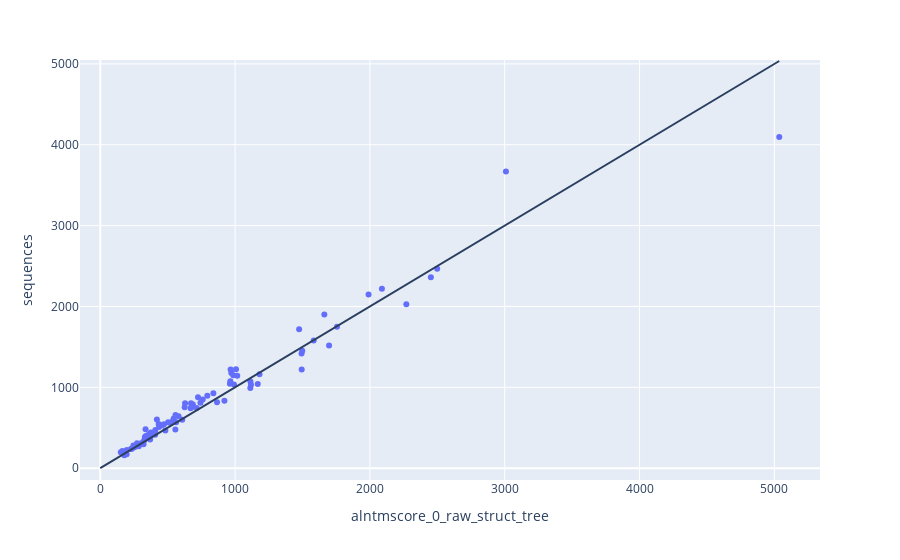
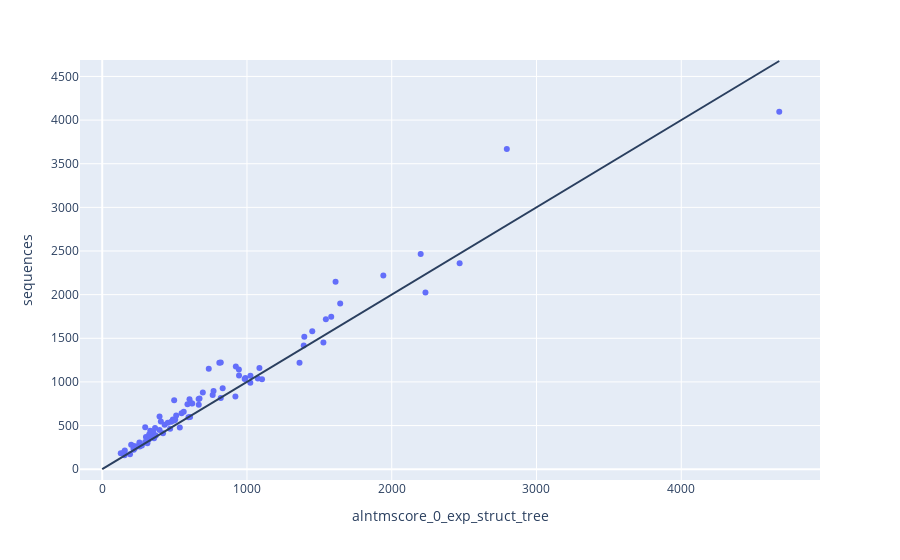
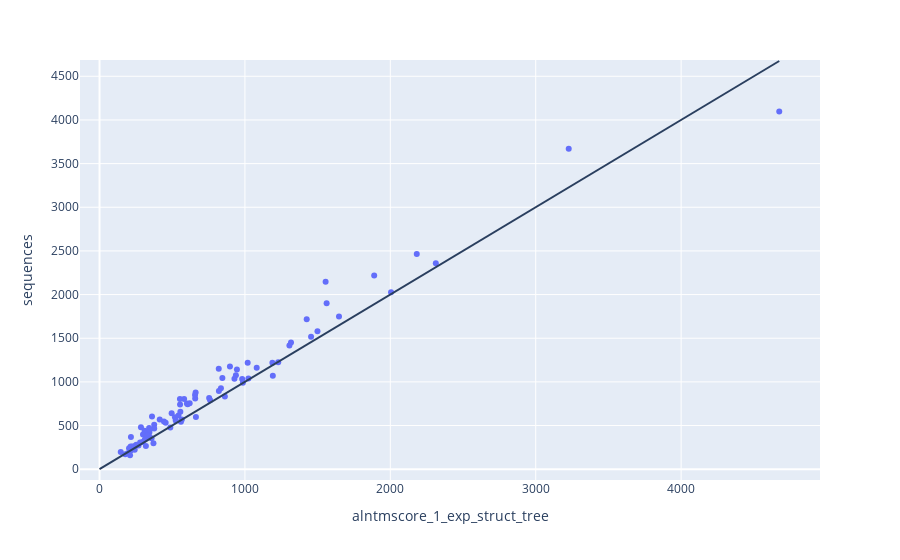
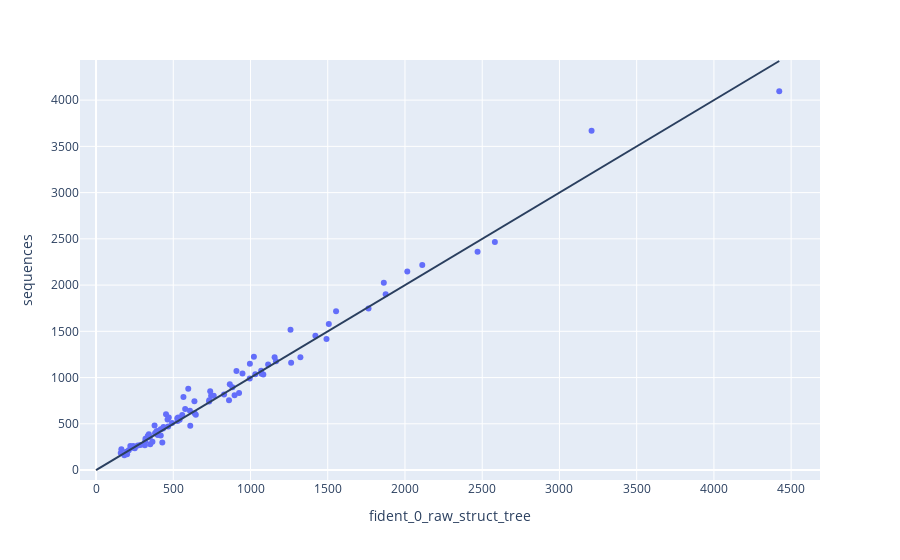

The notebook cell saved with these charts, in order:
### Code cell
import pandas as pd
import tqdm
import itertools
i =0
#cladefolders = ['../CATH_data/' , '../CAT_data/' , '../SCOP_data/' ]
cladefolders = ['../CAT_data/' ]
scorefunc = 'score'
for folder in cladefolders:
    tree_resdf , refcols = compile_folder(folder, scorefunc = scorefunc)
    compare_treesets(tree_resdf , refcols, colfilter= 'sequence' )

### Figure 1 — Plotly figure (JSON) as saved in the notebook; plotly's stock layout.template omitted (floating-point values rounded to 4 significant figures; data arrays with more than 128 entries replaced by an {"elided": "..."} marker saying what was removed)
{"data": [{"customdata": {"elided": "89x3 mixed values"}, "hovertemplate": "alntmscore_0_raw_struct_tree=%{x}<br>sequences=%{y}<br>alntmscore_0_raw_struct_tree_sequences_delta_norm=%{customdata[0]}<br>alntmscore_0_raw_struct_tree_sequences_delta=%{customdata[1]}<br>family=%{customdata[2]}<extra></extra>", "legendgroup": "", "marker": {"color": "#636efa", "symbol": "circle"}, "mode": "markers", "name": "", "orientation": "v", "showlegend": false, "type": "scatter", "x": [263, 687, 407, 249, 227, 608, 246, 273, 866, 361, 1990, 743, 5036, 420, 332, 436, 545, 1181, 504, 581, 1475, 558, 249, 1168, 1114, 483, 375, 629, 152, 967, 332, 725, 197, 252, 307, 972, 235, 1113, 2499, 1662, 839, 164, 1007, 336, 1697, 2452, 760, 541, 986, 473, 670, 557, 185, 338, 370, 178, 286, 563, 324, 965, 1118, 337, 1583, 196, 1756, 2089, 2270, 1493, 321, 921, 371, 673, 409, 715, 404, 433, 992, 457, 363, 358, 1498, 521, 1494, 794, 626, 962, 677, 1016, 3009], "xaxis": "x", "y": [267, 789, 413, 261, 237, 598, 280, 307, 816, 421, 2147, 809, 4096, 603, 383, 509, 614, 1161, 569, 641, 1718, 659, 265, 1040, 1071, 465, 442, 803, 197, 1219, 383, 878, 224, 259, 312, 1176, 240, 991, 2466, 1900, 928, 213, 1224, 481, 1517, 2360, 851, 594, 1150, 543, 740, 478, 183, 398, 354, 160, 272, 569, 339, 1075, 1032, 368, 1580, 171, 1748, 2218, 2026, 1418, 297, 834, 399, 804, 472, 743, 449, 546, 1035, 531, 374, 387, 1452, 559, 1220, 896, 754, 1045, 755, 1142, 3669], "yaxis": "y"}], "layout": {"legend": {"tracegroupgap": 0}, "margin": {"t": 60}, "shapes": [{"type": "line", "x0": 0, "x1": 5036, "y0": 0, "y1": 5036}], "xaxis": {"anchor": "y", "domain": [0, 1], "title": {"text": "alntmscore_0_raw_struct_tree"}}, "yaxis": {"anchor": "x", "domain": [0, 1], "title": {"text": "sequences"}}}}

### Figure 2 — Plotly figure (JSON) as saved in the notebook; plotly's stock layout.template omitted (floating-point values rounded to 4 significant figures; data arrays with more than 128 entries replaced by an {"elided": "..."} marker saying what was removed)
{"data": [{"customdata": {"elided": "89x3 mixed values"}, "hovertemplate": "alntmscore_0_exp_struct_tree=%{x}<br>sequences=%{y}<br>alntmscore_0_exp_struct_tree_sequences_delta_norm=%{customdata[0]}<br>alntmscore_0_exp_struct_tree_sequences_delta=%{customdata[1]}<br>family=%{customdata[2]}<extra></extra>", "legendgroup": "", "marker": {"color": "#636efa", "symbol": "circle"}, "mode": "markers", "name": "", "orientation": "v", "showlegend": false, "type": "scatter", "x": [217, 497, 420, 227, 216, 607, 200, 257, 819, 353, 1612, 672, 4677, 396, 328, 431, 511, 1086, 488, 548, 1545, 563, 248, 1075, 1024, 469, 332, 603, 151, 809, 328, 695, 218, 259, 297, 923, 225, 1023, 2200, 1644, 832, 156, 819, 297, 1396, 2469, 763, 596, 736, 477, 667, 536, 128, 338, 358, 154, 274, 504, 320, 945, 1104, 302, 1451, 192, 1582, 1942, 2233, 1392, 312, 920, 324, 666, 365, 589, 396, 405, 984, 453, 358, 370, 1528, 498, 1363, 769, 622, 989, 616, 944, 2795], "xaxis": "x", "y": [267, 789, 413, 261, 237, 598, 280, 307, 816, 421, 2147, 809, 4096, 603, 383, 509, 614, 1161, 569, 641, 1718, 659, 265, 1040, 1071, 465, 442, 803, 197, 1219, 383, 878, 224, 259, 312, 1176, 240, 991, 2466, 1900, 928, 213, 1224, 481, 1517, 2360, 851, 594, 1150, 543, 740, 478, 183, 398, 354, 160, 272, 569, 339, 1075, 1032, 368, 1580, 171, 1748, 2218, 2026, 1418, 297, 834, 399, 804, 472, 743, 449, 546, 1035, 531, 374, 387, 1452, 559, 1220, 896, 754, 1045, 755, 1142, 3669], "yaxis": "y"}], "layout": {"legend": {"tracegroupgap": 0}, "margin": {"t": 60}, "shapes": [{"type": "line", "x0": 0, "x1": 4677, "y0": 0, "y1": 4677}], "xaxis": {"anchor": "y", "domain": [0, 1], "title": {"text": "alntmscore_0_exp_struct_tree"}}, "yaxis": {"anchor": "x", "domain": [0, 1], "title": {"text": "sequences"}}}}

### Figure 3 — Plotly figure (JSON) as saved in the notebook; plotly's stock layout.template omitted (floating-point values rounded to 4 significant figures; data arrays with more than 128 entries replaced by an {"elided": "..."} marker saying what was removed)
{"data": [{"customdata": {"elided": "89x3 mixed values"}, "hovertemplate": "alntmscore_1_exp_struct_tree=%{x}<br>sequences=%{y}<br>alntmscore_1_exp_struct_tree_sequences_delta_norm=%{customdata[0]}<br>alntmscore_1_exp_struct_tree_sequences_delta=%{customdata[1]}<br>family=%{customdata[2]}<extra></extra>", "legendgroup": "", "marker": {"color": "#636efa", "symbol": "circle"}, "mode": "markers", "name": "", "orientation": "v", "showlegend": false, "type": "scatter", "x": [319, 761, 333, 225, 235, 663, 253, 279, 754, 343, 1555, 658, 4675, 361, 320, 376, 543, 1081, 414, 496, 1425, 556, 243, 1024, 1192, 376, 310, 582, 146, 1019, 320, 661, 242, 214, 296, 897, 203, 986, 2182, 1562, 835, 215, 1229, 285, 1455, 2313, 657, 519, 820, 560, 554, 487, 195, 299, 358, 210, 268, 566, 312, 938, 981, 216, 1499, 177, 1647, 1889, 2005, 1306, 371, 862, 332, 553, 341, 606, 344, 443, 928, 455, 340, 326, 1317, 524, 1189, 821, 601, 845, 620, 945, 3227], "xaxis": "x", "y": [267, 789, 413, 261, 237, 598, 280, 307, 816, 421, 2147, 809, 4096, 603, 383, 509, 614, 1161, 569, 641, 1718, 659, 265, 1040, 1071, 465, 442, 803, 197, 1219, 383, 878, 224, 259, 312, 1176, 240, 991, 2466, 1900, 928, 213, 1224, 481, 1517, 2360, 851, 594, 1150, 543, 740, 478, 183, 398, 354, 160, 272, 569, 339, 1075, 1032, 368, 1580, 171, 1748, 2218, 2026, 1418, 297, 834, 399, 804, 472, 743, 449, 546, 1035, 531, 374, 387, 1452, 559, 1220, 896, 754, 1045, 755, 1142, 3669], "yaxis": "y"}], "layout": {"legend": {"tracegroupgap": 0}, "margin": {"t": 60}, "shapes": [{"type": "line", "x0": 0, "x1": 4675, "y0": 0, "y1": 4675}], "xaxis": {"anchor": "y", "domain": [0, 1], "title": {"text": "alntmscore_1_exp_struct_tree"}}, "yaxis": {"anchor": "x", "domain": [0, 1], "title": {"text": "sequences"}}}}

### Figure 4 — Plotly figure (JSON) as saved in the notebook; plotly's stock layout.template omitted (floating-point values rounded to 4 significant figures; data arrays with more than 128 entries replaced by an {"elided": "..."} marker saying what was removed)
{"data": [{"customdata": {"elided": "89x3 mixed values"}, "hovertemplate": "fident_0_raw_struct_tree=%{x}<br>sequences=%{y}<br>fident_0_raw_struct_tree_sequences_delta_norm=%{customdata[0]}<br>fident_0_raw_struct_tree_sequences_delta=%{customdata[1]}<br>family=%{customdata[2]}<extra></extra>", "legendgroup": "", "marker": {"color": "#636efa", "symbol": "circle"}, "mode": "markers", "name": "", "orientation": "v", "showlegend": false, "type": "scatter", "x": [316, 566, 390, 241, 251, 646, 351, 365, 829, 396, 2015, 897, 4423, 453, 399, 492, 638, 1263, 471, 608, 1554, 577, 270, 1072, 909, 437, 419, 745, 196, 1156, 399, 597, 164, 222, 319, 1165, 241, 995, 2582, 1875, 866, 212, 1022, 379, 1259, 2470, 739, 558, 996, 541, 732, 610, 160, 382, 348, 183, 288, 532, 320, 1069, 1083, 335, 1507, 201, 1764, 2112, 1863, 1492, 429, 926, 396, 762, 467, 637, 434, 463, 1031, 528, 419, 342, 1420, 526, 1323, 883, 733, 948, 861, 1114, 3208], "xaxis": "x", "y": [267, 789, 413, 261, 237, 598, 280, 307, 816, 421, 2147, 809, 4096, 603, 383, 509, 614, 1161, 569, 641, 1718, 659, 265, 1040, 1071, 465, 442, 803, 197, 1219, 383, 878, 224, 259, 312, 1176, 240, 991, 2466, 1900, 928, 213, 1224, 481, 1517, 2360, 851, 594, 1150, 543, 740, 478, 183, 398, 354, 160, 272, 569, 339, 1075, 1032, 368, 1580, 171, 1748, 2218, 2026, 1418, 297, 834, 399, 804, 472, 743, 449, 546, 1035, 531, 374, 387, 1452, 559, 1220, 896, 754, 1045, 755, 1142, 3669], "yaxis": "y"}], "layout": {"legend": {"tracegroupgap": 0}, "margin": {"t": 60}, "shapes": [{"type": "line", "x0": 0, "x1": 4423, "y0": 0, "y1": 4423}], "xaxis": {"anchor": "y", "domain": [0, 1], "title": {"text": "fident_0_raw_struct_tree"}}, "yaxis": {"anchor": "x", "domain": [0, 1], "title": {"text": "sequences"}}}}
